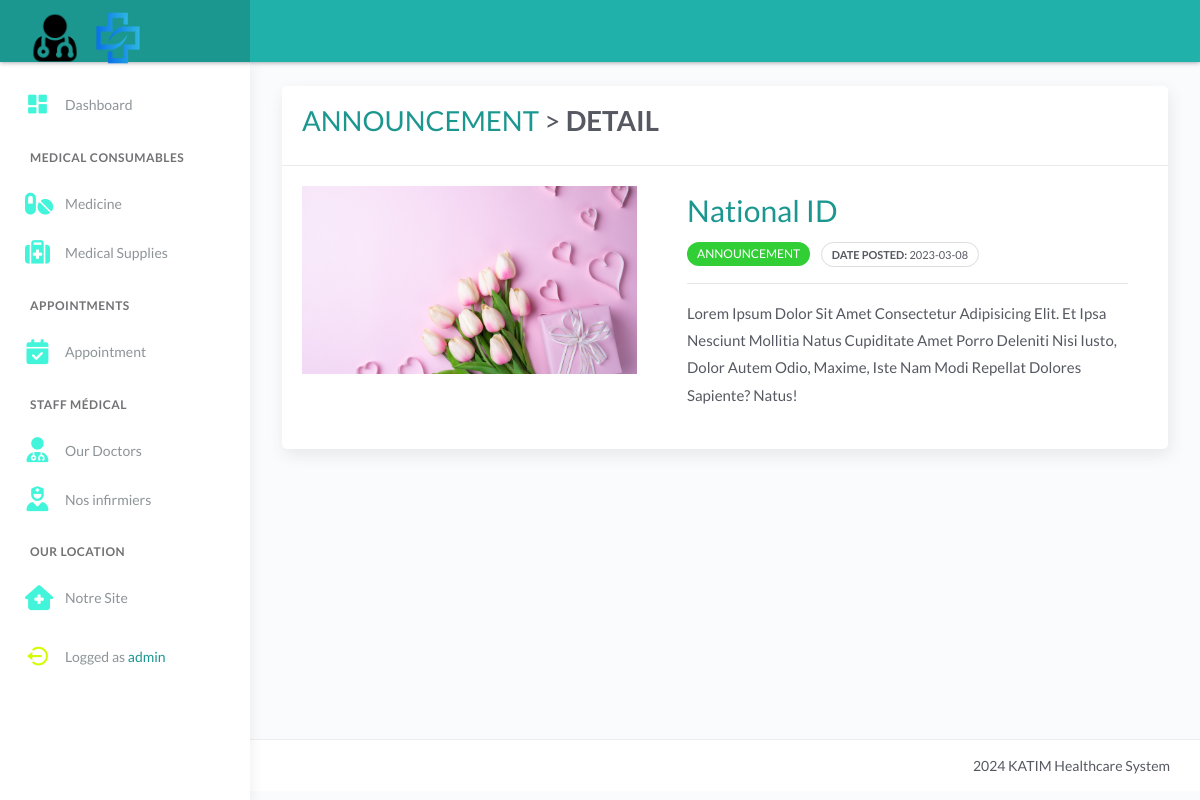
Screenshot of /announcement_detail.php?id=3&tbl=tbl_announcement&page=announcement (signed in) with the database file from the repository.
### tables this page shows
CREATE TABLE `tbl_announcement` (
  `id` int(11) NOT NULL AUTO_INCREMENT,
  `title` varchar(500) DEFAULT NULL,
  `description` varchar(5000) DEFAULT NULL,
  `category` varchar(50) DEFAULT NULL,
  `image` varchar(50) DEFAULT NULL,
  `status` varchar(25) DEFAULT NULL,
  `create_date` date DEFAULT NULL,
  PRIMARY KEY (`id`)
);

### announcement_detail.php (the view, shortened to what this page needs)
<?php include 'server/server.php' ?>
<?php
    $id = $_GET['id'];
	$getAnnouncement = "SELECT * FROM tbl_announcement WHERE id = '$id'";
    $announcement = $conn->query($getAnnouncement);
?>
<!DOCTYPE html>
<html lang="en">
<head>
	<?php include 'templates/header.php' ?>
</head>
<body>
	<div class="wrapper">
		<?php include 'templates/main-header.php' ?>
		<?php include 'templates/sidebar.php' ?>
		<div class="main-panel">
			<div class="content">
				<div class="page-inner">
                    <div class="row">
                        <div class="col-md-12 mt-0">
                            <?php foreach($announcement as $row): ?>
                                <div class="card" style="margin-bottom: 15px !important;">
                                <div class="card-header">
									<div class="card-head-row">
										<div class="card-title">
											<h1>
                                            <a href="announcement.php" class="text-primary">ANNOUNCEMENT</a> > <strong class="text-default">DETAIL</strong></h1>
										</div>
									</div>
								</div>
                                    <div class="card-body">
                                        <div class="row">
                                            <div class="col-md-5">
                                                <img
                                                    src="assets/img/<?= ucwords($row['image']) ?>"
                                                    alt="announcement-image"
                                                    style="width:100%"
                                                />
                                            </div>
                                            <div class="col-md-7">
                                                <div class="card-body pt-0">
                                                    <h2 class="card-title text-primary" style="font-size: 30px">
                                                        <?= ucwords($row['title']) ?>
                                                    </h2>
                                                    <span class="mt-2 mr-2 badge badge-<?= $row['category'] =='ANNOUNCEMENT'?'success':'warning' ?>" style="font-size: 12px">
                                                        <?= ucwords($row['category']) ?>
                                                    </span>
                                                    <span class="mt-2 mr-2 badge">
                                                        <strong>DATE POSTED: </strong>
                                                        <?= ucwords($row['create_date']) ?>
                                                    </span>
                                                    <hr>
                                                    <p class="card-text mt-2" style="font-size: 15px">
                                                        <?= ucwords($row['description']) ?>
                                                    </p>
                                                </div>
                                            </div>
                                        </div>
                                    </div>
                                </div>
                            <?php endforeach ?>
                        </div>
                    </div>
				</div>
			</div>
			<?php include 'templates/main-footer.php' ?>
		</div>
	</div>
</body>
</html>

### announcement_detail.php (style rules this page uses)
.text-primary, .text-primary a { color: #1c9790 !important; }

### rows the page displays
tbl_announcement: image (picture), title "National ID", category "ANNOUNCEMENT", create_date "2023-03-08", description "Lorem Ipsum Dolor Sit Amet Consectetur Adipisicing Elit. Et Ipsa Nesciunt Mollitia Natus Cupiditate Amet Porro Deleniti Nisi Iusto, Dolor Autem Odio, Maxime, Iste Nam Modi Repellat Dolores Sapiente? Natus!"

### other values shown
$_SESSION['username'] "admin"
